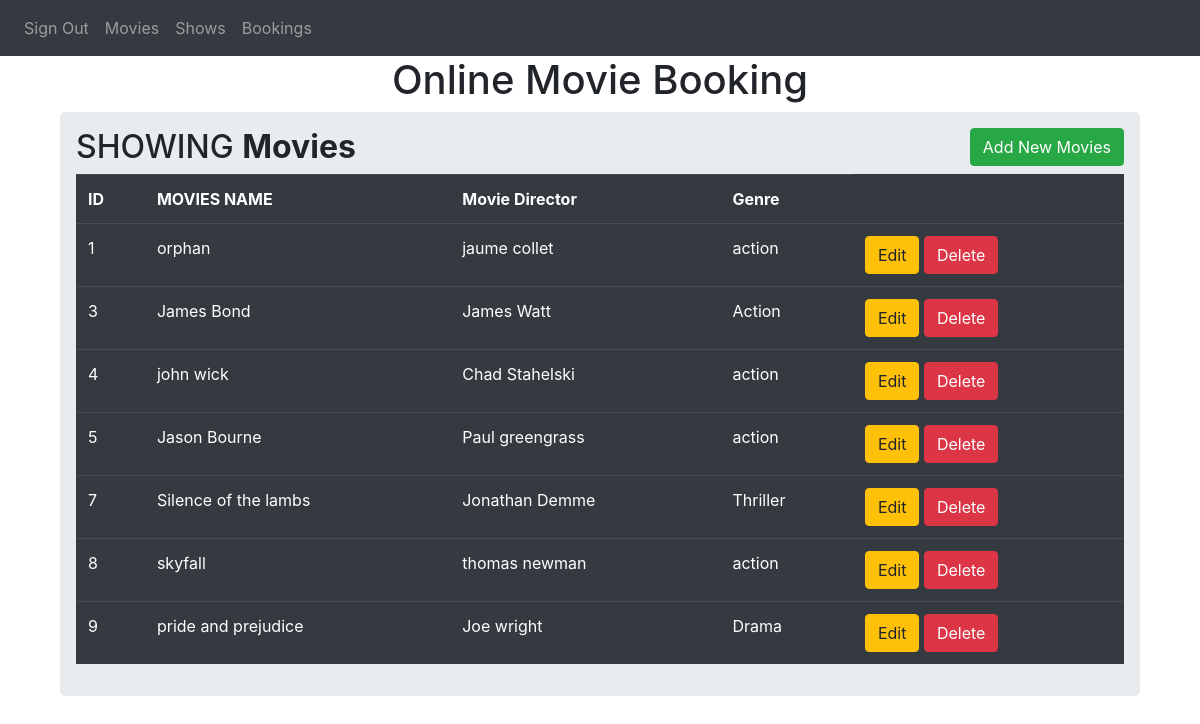
The app's page /movies with its own data.
### website/models.py (models this page shows)
class AddMovie(db.Model):
    id = db.Column(db.Integer,primary_key=True)
    movies_name = db.Column(db.String(150))
    movies_director = db.Column(db.String(150))
    genre = db.Column(db.String(150))

### website/views.py (the view, shortened to what this page needs)
@views.route('/movies',methods = ['GET','POST'])
def movies():
    global is_admin
    all_data = AddMovie.query.all()
    if request.method == 'GET':
        if is_admin:
            return render_template("movies.html",movies = all_data,is_admin=is_admin)
        else:
            return (redirect(url_for('views.sign')))

### website/templates/movies.html (shortened to what this page needs)
{% extends "root.html" %} {% block title %}MOVIES MANAGE{% endblock %}
{% block content %}
<h1 align="center">Online Movie Booking </h1>
<div class ="container">
    <div class="row">
      <div class ="col md-12">
        <div class="jumbotron p-3 ">
            <h2>
                SHOWING
                <b>Movies</b>
                <button type ="button"
                class = "btn btn-success float-right" data-toggle="modal" data-target="#anika">
                Add New Movies
            </button>
            </h2>
            <table class="table table-hover table-dark">
                <tr>
                    <th>ID</th>
                    <th>MOVIES NAME</th>
                    <th>Movie Director</th>
                    <th>Genre</th>
                </tr>
                {% for row in movies %}
                <tr>
                    <td>{{row.id}}</td>
                    <td>{{row.movies_name}}</td>
                    <td>{{row.movies_director}}</td>
                    <td>{{row.genre}}</td>
                    <td>
                        <a href="/update/{{row.id}}" class ="btn btn-warning btn-xs" data-toggle="modal" data-target="#modaledit{{row.id}}">Edit </a>
                        <a href="/delete/{{row.id}}" class ="btn btn-danger btn-xs" onclick="return confirm('Are you sure to delete?')">Delete</a>
                    </td>
                </tr>
{% endfor %}
</table>
        </div>
      </div>
    </div>
</div>
{% endblock %}

### records on screen
AddMovie: id "1", movies_name "orphan", movies_director "jaume collet", genre "action"
AddMovie: id "3", movies_name "James Bond", movies_director "James Watt", genre "Action"
AddMovie: id "4", movies_name "john wick", movies_director "Chad Stahelski", genre "action"
AddMovie: id "5", movies_name "Jason Bourne", movies_director "Paul greengrass", genre "action"
AddMovie: id "7", movies_name "Silence of the lambs", movies_director "Jonathan Demme", genre "Thriller"
AddMovie: id "8", movies_name "skyfall", movies_director "thomas newman", genre "action"
AddMovie: id "9", movies_name "pride and prejudice", movies_director "Joe wright", genre "Drama"
